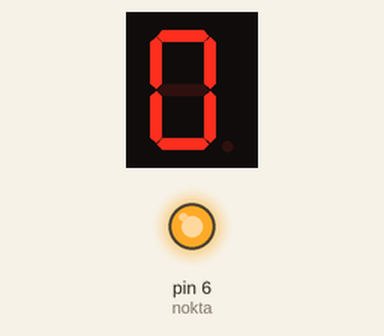
The sketch below on a simulated Arduino Uno, built with avr-gcc and run on an emulated ATmega328P. Shown: 1-digit seven-segment display, output pins drawn as LEDs (lit = HIGH). Wiring (inferred from the names in the program): 1-digit 7-segment display, segments lit when HIGH: segments pin 3, pin 2, pin 7, pin 8, pin 9, pin 4, pin 5. The segment pins are drawn as the display they are named for; pins used as bus, display or sensor lines are not drawn.

Above: at 0.1 s.
At 2.1 s:
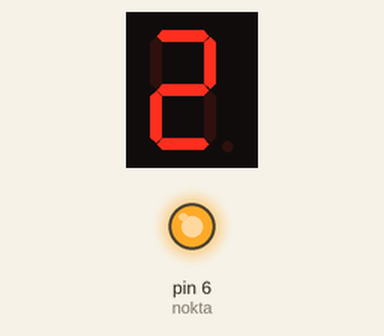
At 4.1 s:
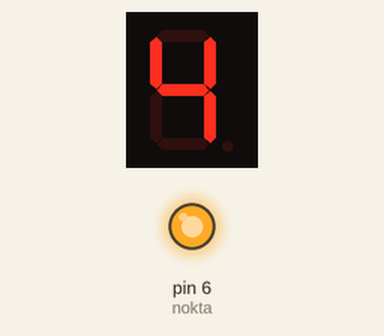
At 9.1 s:
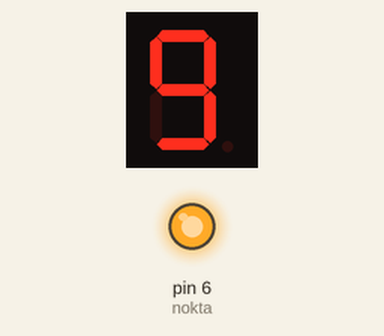
Timing chart, 0 to 10.6 s (numbered marks = the images above):
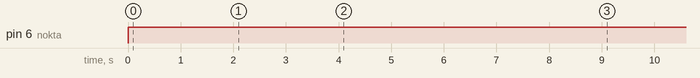

The sketch:

7_segmentli_display.ino
```cpp
int a = 3;      // Pinleri tanımlıyoruz
int b = 2;
int c = 7;
int d = 8;
int e = 9;
int f = 4;
int g = 5;
int nokta = 6;
void setup()
{
pinMode(a, OUTPUT); // Pinlerin çıkış pini olduğunu belirtiyoruz.
pinMode(b, OUTPUT);
pinMode(c, OUTPUT);
pinMode(d, OUTPUT);
pinMode(e, OUTPUT);
pinMode(f, OUTPUT);
pinMode(g, OUTPUT);
pinMode(nokta, OUTPUT);
}
void loop() {
//0 rakamını displaye yazdırmak için kullanılır.
digitalWrite(a,HIGH);
digitalWrite(b,HIGH);
digitalWrite(c,HIGH);
digitalWrite(d,HIGH);
digitalWrite(e,HIGH);
digitalWrite(f,HIGH);
digitalWrite(nokta,HIGH);
delay(1000);
digitalWrite(a,LOW);
digitalWrite(b,LOW);
digitalWrite(c,LOW);
digitalWrite(d,LOW);
digitalWrite(e,LOW);
digitalWrite(f,LOW);
digitalWrite(nokta,LOW);
//1 rakamını displaye yazdırmak için kullanılır.
digitalWrite(b,HIGH);
digitalWrite(c,HIGH);
digitalWrite(nokta,HIGH);
delay(1000);
digitalWrite(b,LOW);
digitalWrite(c,LOW);
digitalWrite(nokta,LOW);
// 2 rakamını displaye yazdırmak içi kullanılır.
digitalWrite(a,HIGH) ;
digitalWrite(b,HIGH) ;
digitalWrite(g,HIGH) ;
digitalWrite(e,HIGH) ;
digitalWrite(d,HIGH) ;
digitalWrite(nokta,HIGH);
delay(1000);
digitalWrite(a,LOW) ;
digitalWrite(b,LOW) ;
digitalWrite(g,LOW) ;
digitalWrite(e,LOW) ;
digitalWrite(d,LOW) ;
digitalWrite(nokta,LOW);
// 3 rakamını displaye yazdırmak için kullanılır.
digitalWrite(a,HIGH);
digitalWrite(b,HIGH);
digitalWrite(g,HIGH);
digitalWrite(c,HIGH);
digitalWrite(d,HIGH);
digitalWrite(nokta,HIGH);
delay(1000);
digitalWrite(a,LOW);
digitalWrite(b,LOW);
digitalWrite(g,LOW);
digitalWrite(c,LOW);
digitalWrite(d,LOW);
digitalWrite(nokta,LOW);
//4 rakamını displaye yazdırmak için kullanılır.
digitalWrite(f,HIGH);
digitalWrite(g,HIGH);
digitalWrite(b,HIGH);
digitalWrite(c,HIGH);
digitalWrite(nokta,HIGH);
delay(1000);
digitalWrite(f,LOW);
digitalWrite(g,LOW);
digitalWrite(b,LOW);
digitalWrite(c,LOW);
digitalWrite(nokta,LOW);
//5 rakamını displaye yazdırmak için kullanılır.
digitalWrite(a,HIGH);
digitalWrite(f,HIGH);
digitalWrite(g,HIGH);
digitalWrite(c,HIGH);
digitalWrite(d,HIGH);
digitalWrite(nokta,HIGH);
delay(1000);
digitalWrite(a,LOW);
digitalWrite(f,LOW);
digitalWrite(g,LOW);
digitalWrite(c,LOW);
digitalWrite(d,LOW);
digitalWrite(nokta,LOW);
//6 rakamını displaye yazdırmak için kullanılır.
digitalWrite(a,HIGH);
digitalWrite(f,HIGH);
digitalWrite(g,HIGH);
digitalWrite(e,HIGH);
digitalWrite(d,HIGH);
digitalWrite(c,HIGH);
digitalWrite(nokta,HIGH);
delay(1000);
digitalWrite(a,LOW);
digitalWrite(f,LOW);
digitalWrite(g,LOW);
digitalWrite(e,LOW);
digitalWrite(d,LOW);
digitalWrite(c,LOW);
digitalWrite(nokta,LOW);
//7 rakamını displaye yazdırmak için kullanılır.
digitalWrite(a,HIGH);
digitalWrite(b,HIGH);
digitalWrite(c,HIGH);
digitalWrite(nokta,HIGH);
delay(1000);
digitalWrite(a,LOW);
digitalWrite(b,LOW);
digitalWrite(c,LOW);
digitalWrite(nokta,LOW);
//8 rakamını displaye yazdırmak için kullanılır.
digitalWrite(a,HIGH);
digitalWrite(f,HIGH);
digitalWrite(g,HIGH);
digitalWrite(e,HIGH);
digitalWrite(d,HIGH);
digitalWrite(c,HIGH);
digitalWrite(b,HIGH);
digitalWrite(nokta,HIGH);
delay(1000);
digitalWrite(a,LOW);
digitalWrite(f,LOW);
digitalWrite(g,LOW);
digitalWrite(e,LOW);
digitalWrite(d,LOW);
digitalWrite(c,LOW);
digitalWrite(b,LOW);
digitalWrite(nokta,LOW);
// 9 rakamını displaye yazdırmak içi kullanılır.
digitalWrite(a,HIGH);
digitalWrite(f,HIGH);
digitalWrite(g,HIGH);
digitalWrite(d,HIGH);
digitalWrite(c,HIGH);
digitalWrite(b,HIGH);
digitalWrite(nokta,HIGH);
delay(1000);
digitalWrite(a,LOW);
digitalWrite(f,LOW);
digitalWrite(g,LOW);
digitalWrite(d,LOW);
digitalWrite(c,LOW);
digitalWrite(b,LOW);
digitalWrite(nokta,LOW);


}
```

Measured:
- by itself, pin 6 (nokta): LOW → HIGH at 0.00 s
- by itself, everything shown: repeats every 10.0 s, in 11 steps
- what the display in image 1 shows lasts 1.0 s, from 2.0 s to 3.0 s
